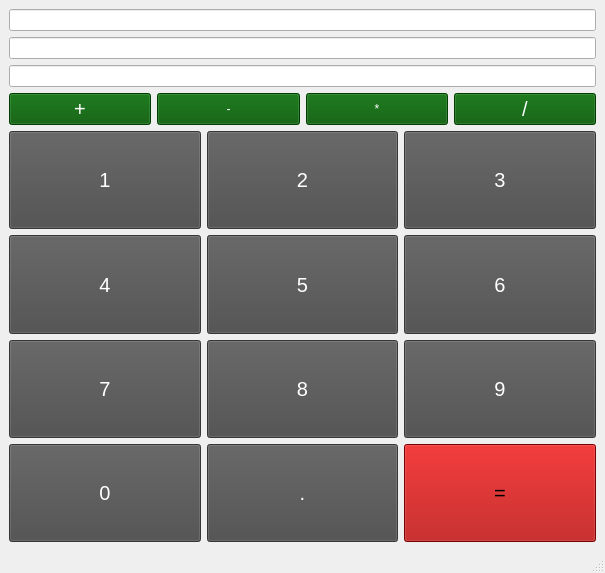
<?xml version="1.0" encoding="UTF-8"?>
<ui version="4.0">
 <class>Calculator</class>
 <widget class="QMainWindow" name="Calculator">
  <property name="geometry">
   <rect>
    <x>0</x>
    <y>0</y>
    <width>605</width>
    <height>573</height>
   </rect>
  </property>
  <property name="windowTitle">
   <string>Calculator</string>
  </property>
  <widget class="QWidget" name="centralwidget">
   <layout class="QGridLayout" name="gridLayout_2">
    <item row="0" column="0">
     <layout class="QVBoxLayout" name="verticalLayout">
      <item>
       <widget class="QLineEdit" name="lineEdit">
        <property name="sizePolicy">
         <sizepolicy hsizetype="Expanding" vsizetype="Fixed">
          <horstretch>0</horstretch>
          <verstretch>0</verstretch>
         </sizepolicy>
        </property>
       </widget>
      </item>
      <item>
       <widget class="QLineEdit" name="lineEdit_2">
        <property name="sizePolicy">
         <sizepolicy hsizetype="Expanding" vsizetype="Fixed">
          <horstretch>0</horstretch>
          <verstretch>0</verstretch>
         </sizepolicy>
        </property>
       </widget>
      </item>
      <item>
       <widget class="QLineEdit" name="lineEdit_3">
        <property name="sizePolicy">
         <sizepolicy hsizetype="Expanding" vsizetype="Fixed">
          <horstretch>0</horstretch>
          <verstretch>0</verstretch>
         </sizepolicy>
        </property>
       </widget>
      </item>
      <item>
       <layout class="QHBoxLayout" name="horizontalLayout">
        <item>
         <widget class="QPushButton" name="pushButton_13">
          <property name="sizePolicy">
           <sizepolicy hsizetype="Minimum" vsizetype="Minimum">
            <horstretch>0</horstretch>
            <verstretch>0</verstretch>
           </sizepolicy>
          </property>
          <property name="font">
           <font>
            <pointsize>15</pointsize>
           </font>
          </property>
          <property name="styleSheet">
           <string notr="true">background-color:rgb(0, 85, 0);
color:rgb(255, 255, 255)</string>
          </property>
          <property name="text">
           <string>+</string>
          </property>
         </widget>
        </item>
        <item>
         <widget class="QPushButton" name="pushButton_14">
          <property name="sizePolicy">
           <sizepolicy hsizetype="Minimum" vsizetype="Minimum">
            <horstretch>0</horstretch>
            <verstretch>0</verstretch>
           </sizepolicy>
          </property>
          <property name="styleSheet">
           <string notr="true">background-color:rgb(0, 85, 0);
color:rgb(255, 255, 255)</string>
          </property>
          <property name="text">
           <string>-</string>
          </property>
         </widget>
        </item>
        <item>
         <widget class="QPushButton" name="pushButton_15">
          <property name="sizePolicy">
           <sizepolicy hsizetype="Minimum" vsizetype="Minimum">
            <horstretch>0</horstretch>
            <verstretch>0</verstretch>
           </sizepolicy>
          </property>
          <property name="styleSheet">
           <string notr="true">background-color:rgb(0, 85, 0);
color:rgb(255, 255, 255)</string>
          </property>
          <property name="text">
           <string>*</string>
          </property>
         </widget>
        </item>
        <item>
         <widget class="QPushButton" name="pushButton_12">
          <property name="sizePolicy">
           <sizepolicy hsizetype="Minimum" vsizetype="Minimum">
            <horstretch>0</horstretch>
            <verstretch>0</verstretch>
           </sizepolicy>
          </property>
          <property name="font">
           <font>
            <pointsize>15</pointsize>
           </font>
          </property>
          <property name="styleSheet">
           <string notr="true">background-color:rgb(0, 85, 0);
color:rgb(255, 255, 255)</string>
          </property>
          <property name="text">
           <string>/</string>
          </property>
         </widget>
        </item>
       </layout>
      </item>
      <item>
       <layout class="QGridLayout" name="gridLayout">
        <item row="0" column="2">
         <widget class="QPushButton" name="pushButton_3">
          <property name="sizePolicy">
           <sizepolicy hsizetype="Minimum" vsizetype="Expanding">
            <horstretch>0</horstretch>
            <verstretch>0</verstretch>
           </sizepolicy>
          </property>
          <property name="font">
           <font>
            <pointsize>15</pointsize>
           </font>
          </property>
          <property name="styleSheet">
           <string notr="true">background-color:rgb(75, 75, 75);
color:rgb(255, 255, 255)</string>
          </property>
          <property name="text">
           <string>3</string>
          </property>
         </widget>
        </item>
        <item row="3" column="2">
         <widget class="QPushButton" name="pushButton_6">
          <property name="sizePolicy">
           <sizepolicy hsizetype="Minimum" vsizetype="Expanding">
            <horstretch>0</horstretch>
            <verstretch>0</verstretch>
           </sizepolicy>
          </property>
          <property name="font">
           <font>
            <pointsize>15</pointsize>
           </font>
          </property>
          <property name="styleSheet">
           <string notr="true">background-color:rgb(75, 75, 75);
color:rgb(255, 255, 255)</string>
          </property>
          <property name="text">
           <string>6</string>
          </property>
         </widget>
        </item>
        <item row="3" column="0">
         <widget class="QPushButton" name="pushButton_4">
          <property name="sizePolicy">
           <sizepolicy hsizetype="Minimum" vsizetype="Expanding">
            <horstretch>0</horstretch>
            <verstretch>0</verstretch>
           </sizepolicy>
          </property>
          <property name="font">
           <font>
            <pointsize>15</pointsize>
           </font>
          </property>
          <property name="styleSheet">
           <string notr="true">background-color:rgb(75, 75, 75);
color:rgb(255, 255, 255)</string>
          </property>
          <property name="text">
           <string>4</string>
          </property>
         </widget>
        </item>
        <item row="6" column="0">
         <widget class="QPushButton" name="pushButton_7">
          <property name="sizePolicy">
           <sizepolicy hsizetype="Minimum" vsizetype="Expanding">
            <horstretch>0</horstretch>
            <verstretch>0</verstretch>
           </sizepolicy>
          </property>
          <property name="font">
           <font>
            <pointsize>15</pointsize>
           </font>
          </property>
          <property name="styleSheet">
           <string notr="true">background-color:rgb(75, 75, 75);
color:rgb(255, 255, 255)</string>
          </property>
          <property name="text">
           <string>7</string>
          </property>
         </widget>
        </item>
        <item row="0" column="0">
         <widget class="QPushButton" name="pushButton">
          <property name="sizePolicy">
           <sizepolicy hsizetype="Minimum" vsizetype="Expanding">
            <horstretch>0</horstretch>
            <verstretch>0</verstretch>
           </sizepolicy>
          </property>
          <property name="font">
           <font>
            <pointsize>15</pointsize>
           </font>
          </property>
          <property name="styleSheet">
           <string notr="true">background-color:rgb(75, 75, 75);
color:rgb(255, 255, 255)</string>
          </property>
          <property name="text">
           <string>1</string>
          </property>
         </widget>
        </item>
        <item row="7" column="2">
         <widget class="QPushButton" name="pushButton_11">
          <property name="sizePolicy">
           <sizepolicy hsizetype="Minimum" vsizetype="Expanding">
            <horstretch>0</horstretch>
            <verstretch>0</verstretch>
           </sizepolicy>
          </property>
          <property name="font">
           <font>
            <pointsize>15</pointsize>
           </font>
          </property>
          <property name="styleSheet">
           <string notr="true">background-color:rgb(170, 0, 0);
color:rgb(0, 0, 0)</string>
          </property>
          <property name="text">
           <string>=</string>
          </property>
         </widget>
        </item>
        <item row="6" column="2">
         <widget class="QPushButton" name="pushButton_9">
          <property name="sizePolicy">
           <sizepolicy hsizetype="Minimum" vsizetype="Expanding">
            <horstretch>0</horstretch>
            <verstretch>0</verstretch>
           </sizepolicy>
          </property>
          <property name="font">
           <font>
            <pointsize>15</pointsize>
           </font>
          </property>
          <property name="styleSheet">
           <string notr="true">background-color:rgb(75, 75, 75);
color:rgb(255, 255, 255)</string>
          </property>
          <property name="text">
           <string>9</string>
          </property>
         </widget>
        </item>
        <item row="6" column="1">
         <widget class="QPushButton" name="pushButton_8">
          <property name="sizePolicy">
           <sizepolicy hsizetype="Minimum" vsizetype="Expanding">
            <horstretch>0</horstretch>
            <verstretch>0</verstretch>
           </sizepolicy>
          </property>
          <property name="font">
           <font>
            <pointsize>15</pointsize>
           </font>
          </property>
          <property name="styleSheet">
           <string notr="true">background-color:rgb(75, 75, 75);
color:rgb(255, 255, 255)</string>
          </property>
          <property name="text">
           <string>8</string>
          </property>
         </widget>
        </item>
        <item row="0" column="1">
         <widget class="QPushButton" name="pushButton_2">
          <property name="sizePolicy">
           <sizepolicy hsizetype="Minimum" vsizetype="Expanding">
            <horstretch>0</horstretch>
            <verstretch>0</verstretch>
           </sizepolicy>
          </property>
          <property name="font">
           <font>
            <pointsize>15</pointsize>
           </font>
          </property>
          <property name="styleSheet">
           <string notr="true">background-color:rgb(75, 75, 75);
color:rgb(255, 255, 255)</string>
          </property>
          <property name="text">
           <string>2</string>
          </property>
         </widget>
        </item>
        <item row="3" column="1">
         <widget class="QPushButton" name="pushButton_5">
          <property name="sizePolicy">
           <sizepolicy hsizetype="Minimum" vsizetype="Expanding">
            <horstretch>0</horstretch>
            <verstretch>0</verstretch>
           </sizepolicy>
          </property>
          <property name="font">
           <font>
            <pointsize>15</pointsize>
           </font>
          </property>
          <property name="styleSheet">
           <string notr="true">background-color:rgb(75, 75, 75);
color:rgb(255, 255, 255)</string>
          </property>
          <property name="text">
           <string>5</string>
          </property>
         </widget>
        </item>
        <item row="7" column="0">
         <widget class="QPushButton" name="pushButton_10">
          <property name="sizePolicy">
           <sizepolicy hsizetype="Minimum" vsizetype="Expanding">
            <horstretch>0</horstretch>
            <verstretch>0</verstretch>
           </sizepolicy>
          </property>
          <property name="font">
           <font>
            <pointsize>15</pointsize>
           </font>
          </property>
          <property name="styleSheet">
           <string notr="true">background-color:rgb(75, 75, 75);
color:rgb(255, 255, 255)</string>
          </property>
          <property name="text">
           <string>0</string>
          </property>
         </widget>
        </item>
        <item row="7" column="1">
         <widget class="QPushButton" name="pushButton_16">
          <property name="sizePolicy">
           <sizepolicy hsizetype="Minimum" vsizetype="Expanding">
            <horstretch>0</horstretch>
            <verstretch>0</verstretch>
           </sizepolicy>
          </property>
          <property name="font">
           <font>
            <pointsize>15</pointsize>
           </font>
          </property>
          <property name="styleSheet">
           <string notr="true">background-color:rgb(75, 75, 75);
color:rgb(255, 255, 255)</string>
          </property>
          <property name="text">
           <string>.</string>
          </property>
         </widget>
        </item>
       </layout>
      </item>
     </layout>
    </item>
   </layout>
  </widget>
  <widget class="QMenuBar" name="menubar">
   <property name="geometry">
    <rect>
     <x>0</x>
     <y>0</y>
     <width>605</width>
     <height>21</height>
    </rect>
   </property>
  </widget>
  <widget class="QStatusBar" name="statusbar"/>
 </widget>
 <resources/>
 <connections>
  <connection>
   <sender>pushButton</sender>
   <signal>clicked()</signal>
   <receiver>Calculator</receiver>
   <slot>num1()</slot>
   <hints>
    <hint type="sourcelabel">
     <x>28</x>
     <y>234</y>
    </hint>
    <hint type="destinationlabel">
     <x>5</x>
     <y>233</y>
    </hint>
   </hints>
  </connection>
  <connection>
   <sender>pushButton_2</sender>
   <signal>clicked()</signal>
   <receiver>Calculator</receiver>
   <slot>num2()</slot>
   <hints>
    <hint type="sourcelabel">
     <x>244</x>
     <y>236</y>
    </hint>
    <hint type="destinationlabel">
     <x>203</x>
     <y>230</y>
    </hint>
   </hints>
  </connection>
  <connection>
   <sender>pushButton_3</sender>
   <signal>clicked()</signal>
   <receiver>Calculator</receiver>
   <slot>num3()</slot>
   <hints>
    <hint type="sourcelabel">
     <x>454</x>
     <y>220</y>
    </hint>
    <hint type="destinationlabel">
     <x>400</x>
     <y>221</y>
    </hint>
   </hints>
  </connection>
  <connection>
   <sender>pushButton_4</sender>
   <signal>clicked()</signal>
   <receiver>Calculator</receiver>
   <slot>num4()</slot>
   <hints>
    <hint type="sourcelabel">
     <x>32</x>
     <y>298</y>
    </hint>
    <hint type="destinationlabel">
     <x>5</x>
     <y>301</y>
    </hint>
   </hints>
  </connection>
  <connection>
   <sender>pushButton_5</sender>
   <signal>clicked()</signal>
   <receiver>Calculator</receiver>
   <slot>num5()</slot>
   <hints>
    <hint type="sourcelabel">
     <x>249</x>
     <y>301</y>
    </hint>
    <hint type="destinationlabel">
     <x>205</x>
     <y>305</y>
    </hint>
   </hints>
  </connection>
  <connection>
   <sender>pushButton_6</sender>
   <signal>clicked()</signal>
   <receiver>Calculator</receiver>
   <slot>num6()</slot>
   <hints>
    <hint type="sourcelabel">
     <x>420</x>
     <y>306</y>
    </hint>
    <hint type="destinationlabel">
     <x>401</x>
     <y>303</y>
    </hint>
   </hints>
  </connection>
  <connection>
   <sender>pushButton_7</sender>
   <signal>clicked()</signal>
   <receiver>Calculator</receiver>
   <slot>num7()</slot>
   <hints>
    <hint type="sourcelabel">
     <x>45</x>
     <y>391</y>
    </hint>
    <hint type="destinationlabel">
     <x>4</x>
     <y>395</y>
    </hint>
   </hints>
  </connection>
  <connection>
   <sender>pushButton_8</sender>
   <signal>clicked()</signal>
   <receiver>Calculator</receiver>
   <slot>num8()</slot>
   <hints>
    <hint type="sourcelabel">
     <x>248</x>
     <y>402</y>
    </hint>
    <hint type="destinationlabel">
     <x>203</x>
     <y>395</y>
    </hint>
   </hints>
  </connection>
  <connection>
   <sender>pushButton_9</sender>
   <signal>clicked()</signal>
   <receiver>Calculator</receiver>
   <slot>num9()</slot>
   <hints>
    <hint type="sourcelabel">
     <x>418</x>
     <y>405</y>
    </hint>
    <hint type="destinationlabel">
     <x>401</x>
     <y>394</y>
    </hint>
   </hints>
  </connection>
  <connection>
   <sender>pushButton_10</sender>
   <signal>clicked()</signal>
   <receiver>Calculator</receiver>
   <slot>num0()</slot>
   <hints>
    <hint type="sourcelabel">
     <x>33</x>
     <y>470</y>
    </hint>
    <hint type="destinationlabel">
     <x>7</x>
     <y>478</y>
    </hint>
   </hints>
  </connection>
  <connection>
   <sender>pushButton_13</sender>
   <signal>clicked()</signal>
   <receiver>Calculator</receiver>
   <slot>sum()</slot>
   <hints>
    <hint type="sourcelabel">
     <x>45</x>
     <y>156</y>
    </hint>
    <hint type="destinationlabel">
     <x>5</x>
     <y>167</y>
    </hint>
   </hints>
  </connection>
  <connection>
   <sender>pushButton_14</sender>
   <signal>clicked()</signal>
   <receiver>Calculator</receiver>
   <slot>diff()</slot>
   <hints>
    <hint type="sourcelabel">
     <x>299</x>
     <y>156</y>
    </hint>
    <hint type="destinationlabel">
     <x>154</x>
     <y>167</y>
    </hint>
   </hints>
  </connection>
  <connection>
   <sender>pushButton_15</sender>
   <signal>clicked()</signal>
   <receiver>Calculator</receiver>
   <slot>multy()</slot>
   <hints>
    <hint type="sourcelabel">
     <x>446</x>
     <y>156</y>
    </hint>
    <hint type="destinationlabel">
     <x>303</x>
     <y>168</y>
    </hint>
   </hints>
  </connection>
  <connection>
   <sender>pushButton_12</sender>
   <signal>clicked()</signal>
   <receiver>Calculator</receiver>
   <slot>div()</slot>
   <hints>
    <hint type="sourcelabel">
     <x>593</x>
     <y>156</y>
    </hint>
    <hint type="destinationlabel">
     <x>449</x>
     <y>169</y>
    </hint>
   </hints>
  </connection>
  <connection>
   <sender>pushButton_11</sender>
   <signal>clicked()</signal>
   <receiver>Calculator</receiver>
   <slot>equal()</slot>
   <hints>
    <hint type="sourcelabel">
     <x>440</x>
     <y>480</y>
    </hint>
    <hint type="destinationlabel">
     <x>402</x>
     <y>483</y>
    </hint>
   </hints>
  </connection>
  <connection>
   <sender>pushButton_16</sender>
   <signal>clicked()</signal>
   <receiver>Calculator</receiver>
   <slot>cpoint()</slot>
   <hints>
    <hint type="sourcelabel">
     <x>254</x>
     <y>469</y>
    </hint>
    <hint type="destinationlabel">
     <x>203</x>
     <y>488</y>
    </hint>
   </hints>
  </connection>
 </connections>
 <slots>
  <slot>num1()</slot>
  <slot>num2()</slot>
  <slot>num3()</slot>
  <slot>num4()</slot>
  <slot>num5()</slot>
  <slot>num6()</slot>
  <slot>num7()</slot>
  <slot>num8()</slot>
  <slot>num9()</slot>
  <slot>num0()</slot>
  <slot>equal()</slot>
  <slot>sum()</slot>
  <slot>diff()</slot>
  <slot>div()</slot>
  <slot>multy()</slot>
  <slot>cpoint()</slot>
  <slot>clear()</slot>
 </slots>
</ui>
